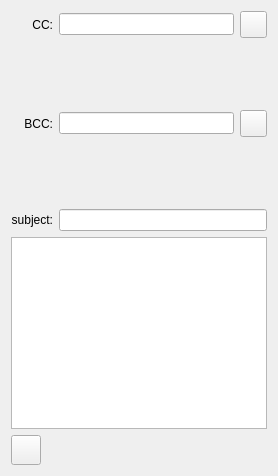
           <widget class="QWidget" name="tab_12">
            <attribute name="title">
             <string>Compose</string>
            </attribute>
            <layout class="QGridLayout" name="gridLayout_24">
             <item row="0" column="0">
              <layout class="QGridLayout" name="gridLayout_23" rowminimumheight="1,4,1,2,1,2,1">
               <item row="5" column="0" colspan="3">
                <widget class="QTextEdit" name="mail_body">
                 <property name="font">
                  <font>
                   <italic>false</italic>
                  </font>
                 </property>
                </widget>
               </item>
               <item row="0" column="2">
                <widget class="QPushButton" name="add_cc_user">
                 <property name="sizePolicy">
                  <sizepolicy hsizetype="Expanding" vsizetype="Fixed">
                   <horstretch>0</horstretch>
                   <verstretch>0</verstretch>
                  </sizepolicy>
                 </property>
                 <property name="minimumSize">
                  <size>
                   <width>27</width>
                   <height>27</height>
                  </size>
                 </property>
                 <property name="maximumSize">
                  <size>
                   <width>27</width>
                   <height>27</height>
                  </size>
                 </property>
                 <property name="text">
                  <string/>
                 </property>
                </widget>
               </item>
               <item row="2" column="1">
                <widget class="QLineEdit" name="bcc_mail_input">
                 <property name="font">
                  <font>
                   <italic>false</italic>
                  </font>
                 </property>
                </widget>
               </item>
               <item row="6" column="0">
                <widget class="QPushButton" name="send_mail">
                 <property name="minimumSize">
                  <size>
                   <width>30</width>
                   <height>30</height>
                  </size>
                 </property>
                 <property name="maximumSize">
                  <size>
                   <width>30</width>
                   <height>30</height>
                  </size>
                 </property>
                 <property name="text">
                  <string/>
                 </property>
                </widget>
               </item>
               <item row="2" column="2">
                <widget class="QPushButton" name="add_bcc_user">
                 <property name="sizePolicy">
                  <sizepolicy hsizetype="Expanding" vsizetype="Fixed">
                   <horstretch>0</horstretch>
                   <verstretch>0</verstretch>
                  </sizepolicy>
                 </property>
                 <property name="minimumSize">
                  <size>
                   <width>27</width>
                   <height>27</height>
                  </size>
                 </property>
                 <property name="maximumSize">
                  <size>
                   <width>27</width>
                   <height>27</height>
                  </size>
                 </property>
                 <property name="text">
                  <string/>
                 </property>
                </widget>
               </item>
               <item row="4" column="1" colspan="2">
                <widget class="QLineEdit" name="mail_subject">
                 <property name="font">
                  <font>
                   <italic>false</italic>
                  </font>
                 </property>
                </widget>
               </item>
               <item row="0" column="1">
                <widget class="QLineEdit" name="cc_mail_input">
                 <property name="font">
                  <font>
                   <italic>false</italic>
                  </font>
                 </property>
                </widget>
               </item>
               <item row="2" column="0">
                <widget class="QLabel" name="label_3">
                 <property name="text">
                  <string>BCC:</string>
                 </property>
                 <property name="alignment">
                  <set>Qt::AlignRight|Qt::AlignTrailing|Qt::AlignVCenter</set>
                 </property>
                </widget>
               </item>
               <item row="4" column="0">
                <widget class="QLabel" name="label">
                 <property name="text">
                  <string>subject:</string>
                 </property>
                 <property name="alignment">
                  <set>Qt::AlignRight|Qt::AlignTrailing|Qt::AlignVCenter</set>
                 </property>
                </widget>
               </item>
               <item row="3" column="0" colspan="3">
                <widget class="QListWidget" name="bcc_users_list">
                 <property name="maximumSize">
                  <size>
                   <width>16777215</width>
                   <height>60</height>
                  </size>
                 </property>
                 <property name="styleSheet">
                  <string notr="true">background-color: rgba(0, 0, 0,0);</string>
                 </property>
                 <property name="verticalScrollMode">
                  <enum>QAbstractItemView::ScrollPerPixel</enum>
                 </property>
                 <property name="horizontalScrollMode">
                  <enum>QAbstractItemView::ScrollPerPixel</enum>
                 </property>
                 <property name="flow">
                  <enum>QListView::LeftToRight</enum>
                 </property>
                 <property name="isWrapping" stdset="0">
                  <bool>false</bool>
                 </property>
                 <property name="resizeMode">
                  <enum>QListView::Adjust</enum>
                 </property>
                </widget>
               </item>
               <item row="1" column="0" colspan="3">
                <widget class="QListWidget" name="cc_users_list">
                 <property name="maximumSize">
                  <size>
                   <width>16777215</width>
                   <height>60</height>
                  </size>
                 </property>
                 <property name="styleSheet">
                  <string notr="true">background-color: rgba(0, 0, 0,0);</string>
                 </property>
                 <property name="verticalScrollMode">
                  <enum>QAbstractItemView::ScrollPerPixel</enum>
                 </property>
                 <property name="horizontalScrollMode">
                  <enum>QAbstractItemView::ScrollPerPixel</enum>
                 </property>
                 <property name="flow">
                  <enum>QListView::LeftToRight</enum>
                 </property>
                 <property name="isWrapping" stdset="0">
                  <bool>false</bool>
                 </property>
                 <property name="resizeMode">
                  <enum>QListView::Adjust</enum>
                 </property>
                </widget>
               </item>
               <item row="0" column="0">
                <widget class="QLabel" name="label_2">
                 <property name="text">
                  <string>CC:</string>
                 </property>
                 <property name="alignment">
                  <set>Qt::AlignRight|Qt::AlignTrailing|Qt::AlignVCenter</set>
                 </property>
                </widget>
               </item>
              </layout>
             </item>
            </layout>
           </widget>
